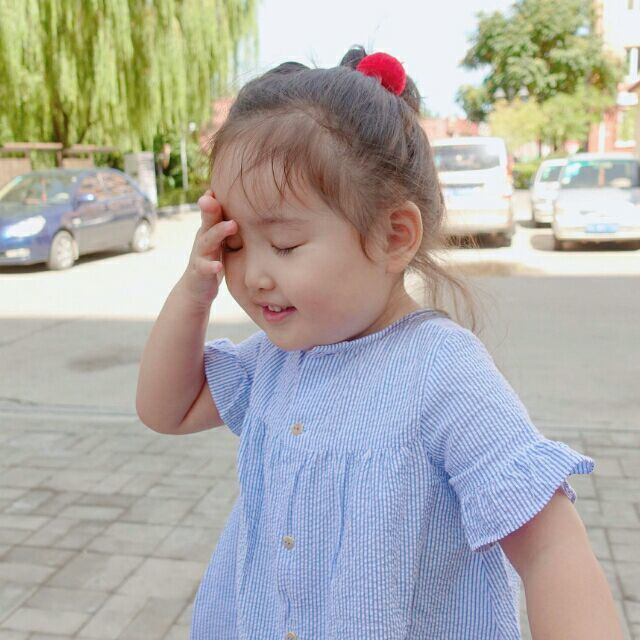
#> input picture 0000/a.png, 640 x 640 px
$ python 0000.py
#> lines starting #> are read from the running program, lines starting #| are printed output that depends on the picture
# 0000
# 2018/07/19
# 将你的 QQ 头像（或者微博头像）右上角加上红色的数字，类似于微信未读信息数量那种提示效果。

__author__ = 'czhzz'

from PIL import Image, ImageDraw, ImageFont

def add_num(filename, result, text, color):
#> called with filename = 'a.png', result = 'b.png', text = '4', color = (255, 0, 0)
  img = Image.open(filename)
#> img is the input picture: PIL image 640x640 RGB; mean R, G, B 174, 172.2, 166.8
  width = img.size[0]
#> width = 640
  myfont = ImageFont.truetype('arial.ttf', size=width//8)
  draw = ImageDraw.Draw(img)
  draw.text((width-width//8, 0), text, font=myfont, fill=color)
  img.save(result, 'png')
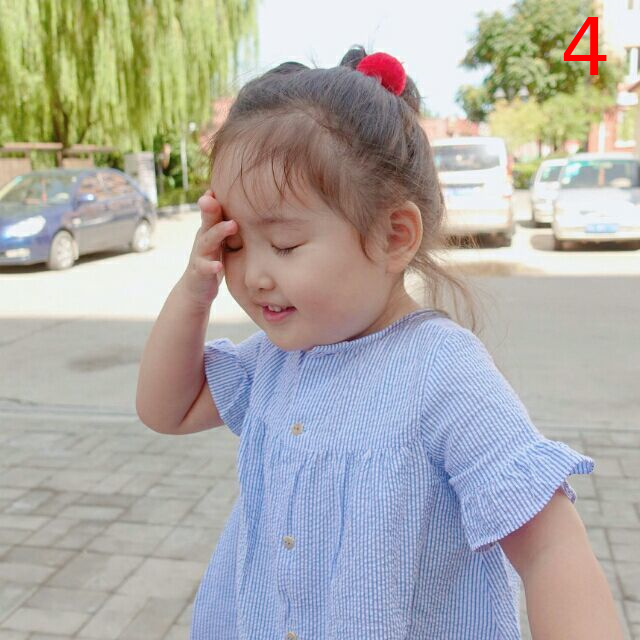
#> saved as b.png: PIL image 640x640 RGB; mean R, G, B 174.1, 171.8, 166.5
  return 0

if __name__ == '__main__':
  filename = 'a.png'
  result = 'b.png'
  text = '4'
  fillcolor = (255, 0, 0)
  add_num(filename, result, text, fillcolor)
